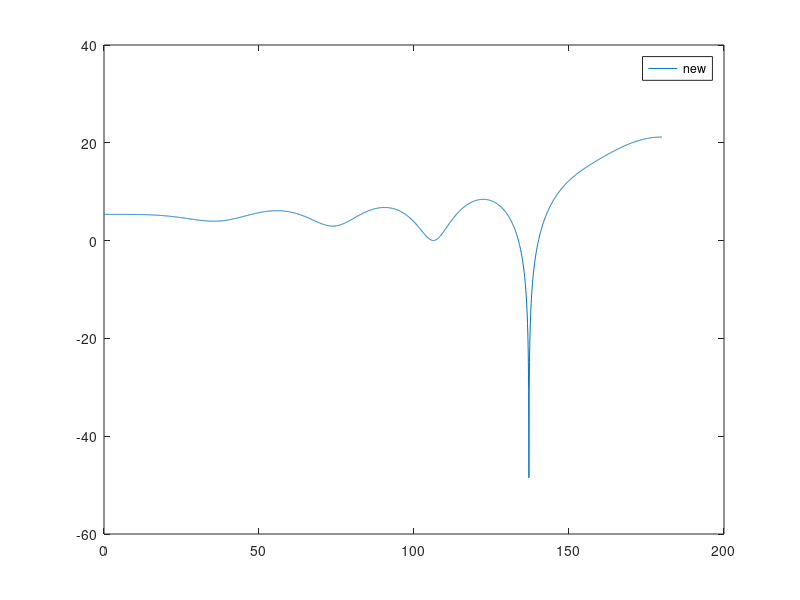

MATLAB code to generate this figure:
clear all;
close all;
clc;
rcs_new = load('HH_bistatic.txt');
% % % rcs_new1 = load('VV_bistatic1.txt');
plot(rcs_new(:,1),rcs_new(:,2));
hold on
% plot(rcs_new1(:,1),rcs_new1(:,2),'g');
% hold on

% rcs0 = load('RCS_monostatic_ref.txt');
% % rcs1 = load('../MLMDA_DIRECT_SOLVER_2D_EFIE_accuracy_reference/RCS_monostatic.txt');
% % rcs2 = load('../MLMDA_DIRECT_SOLVER_2D_EFIE_accuracy_reference/VV_bistatic2.txt');
% plot(rcs0(:,2),rcs0(:,3),'r');
% hold on
% plot(rcs1(:,2),rcs1(:,3),'k');
hold on
% plot(rcs2(:,1),rcs2(:,2),'k');
legend('new','reference')
